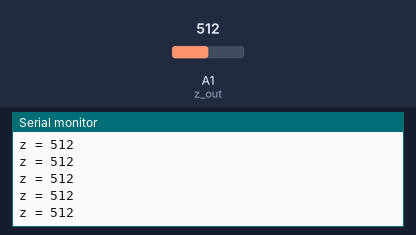
A sketch run on a simulated Arduino Uno, built with avr-gcc and run on an emulated ATmega328P. Shown: the last lines printed to the serial monitor. Inputs (shaded band) come from the test bench; at power-on: A1 (z_out) = 512.

Above: at 1.2 s.
1.3 s: A1 (z_out) set to 983
At 1.86 s:
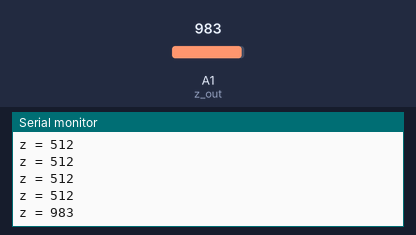
4.3 s: A1 (z_out) set to 1009
At 4.39 s:
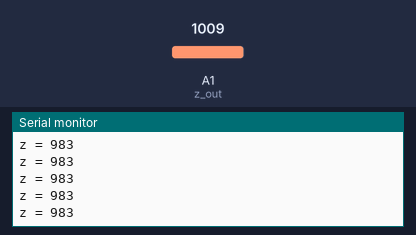
Timing chart, 0 to 7.3 s (numbered marks = the images above; inputs shaded):
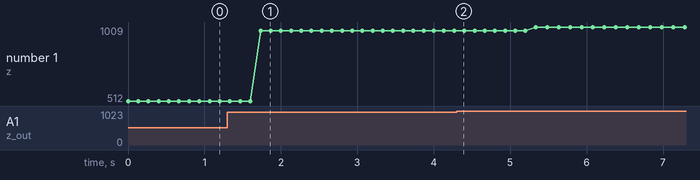

The sketch:

accelerometer.ino
```cpp
#include <math.h>
//const int x_out = A3; /* connect x_out of module to A1 of UNO board */
//const int y_out = A2; /* connect y_out of module to A2 of UNO board */
const int z_out = A1; /* connect z_out of module to A3 of UNO board */

void setup() {
  Serial.begin(600);
}

void loop() {
  int z_adc_value;
  double z_g_value;
  double roll, pitch, yaw;
  //x_adc_value = analogRead(x_out); /* Digital value of voltage on x_out pin */
  //y_adc_value = analogRead(y_out); /* Digital value of voltage on y_out pin */
  z_adc_value = analogRead(z_out); /* Digital value of voltage on z_out pin */
  //Serial.print("x = ");
  //Serial.print(x_adc_value);
  //Serial.print("\t\t");
  //Serial.print("y = ");
  //Serial.print(y_adc_value);
  //Serial.print("\t\t");
  Serial.print("z = ");
  Serial.print(z_adc_value);
  Serial.print("\n");
  //delay(100);

 // x_g_value = ( ( ( (double)(x_adc_value * 5)/1024) - 1.65 ) / 0.330 ); /* Acceleration in x-direction in g units */
 // y_g_value = ( ( ( (double)(y_adc_value * 5)/1024) - 1.65 ) / 0.330 ); /* Acceleration in y-direction in g units */
  z_g_value = ( ( ( (double)(z_adc_value * 5)/1024) - 1.80 ) / 0.330 ); /* Acceleration in z-direction in g units */

  //roll = ( ( (atan2(y_g_value,z_g_value) * 180) / 3.14 ) + 180 ); /* Formula for roll */
  //pitch = ( ( (atan2(z_g_value,x_g_value) * 180) / 3.14 ) + 180 ); /* Formula for pitch */
  //yaw = ( ( (atan2(x_g_value,y_g_value) * 180) / 3.14 ) + 180 ); /* Formula for yaw */
  /* Not possible to measure yaw using accelerometer. Gyroscope must be used if yaw is also required */

  /*Serial.print("Roll = ");
  Serial.print(roll);
  Serial.print("\t");
  Serial.print("Pitch = ");
  Serial.print(pitch);
  Serial.print("\n\n");*/
  delay(100);
}
```

Measured:
- after the input at 1.3 s, the serial monitor: prints a new line after 0.43 s (image 1)
- plotted number 1: 512 → 983 after the input at 1.3 s, 983 → 1009 after the input at 4.3 s
